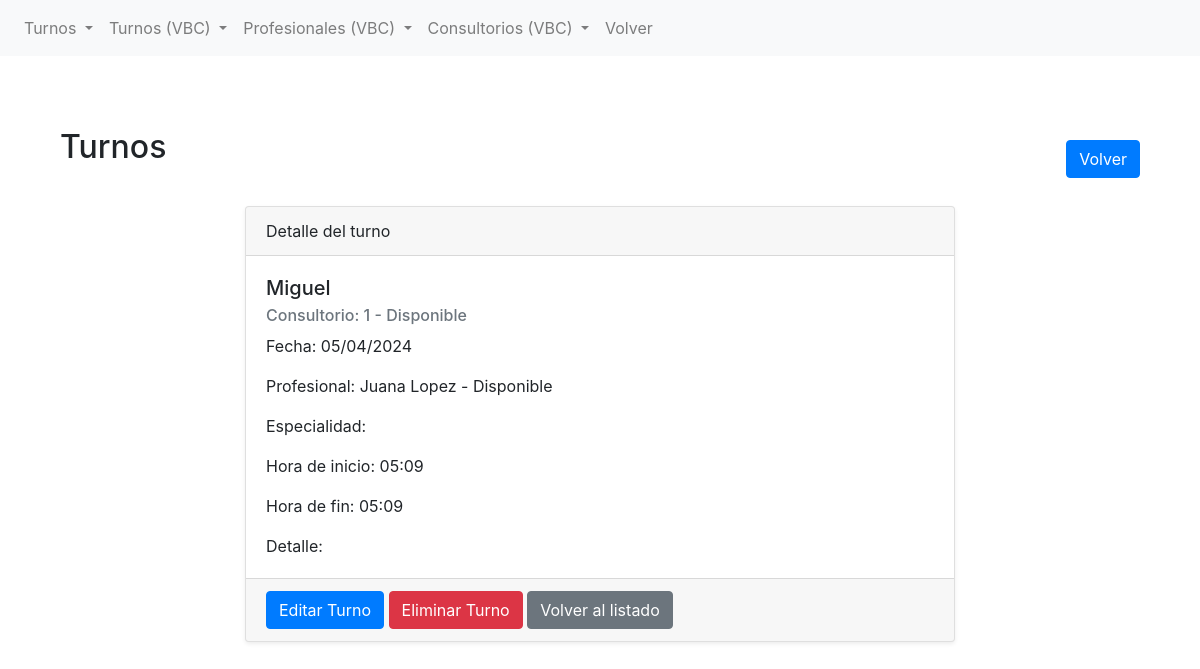
/reserva_turnos/vbc/turnos/6/detail, run on the app's committed database.
### reserva_turnos/models.py (models this page shows, shortened)
class Turnos(models.Model):
    nombre_de_usuario = models.CharField(max_length=50)
    consultorio = models.ForeignKey(Consultorio, on_delete=models.CASCADE, related_name='reservas')
    profesional = models.ForeignKey(Profesional, on_delete=models.CASCADE, default = True)
    fecha = models.DateField(default=timezone.now)
    hora_inicio = models.TimeField(default=timezone.now)
    hora_fin = models.TimeField(default=timezone.now)
    descripcion = models.TextField(blank=True, null=True)

class Consultorio(models.Model):
    nombre = models.CharField(max_length=100)
    disponible = models.BooleanField(default=True)
    descripcion = models.TextField(blank=True, null=True)
    def __str__(self):
        return f"{self.nombre} - {'Disponible' if self.disponible else 'No Disponible'} "

class Profesional(models.Model):
    nombre = models.CharField(max_length=100)
    disponible = models.BooleanField(default=True)
    especialidad = models.CharField(max_length=20)
    descripcion = models.TextField(blank=True, null=True)
    def __str__(self):
        return f"{self.nombre} - {'Disponible' if self.disponible else 'No Disponible'} "

### reserva_turnos/views.py (the view)
# urls.py: path("vbc/turnos/<int:pk>/detail", TurnosDetailView.as_view(), name='vbc_turnos_detail'),
class TurnosDetailView(DetailView):
    model = Turnos
    template_name = 'reserva_turnos/vbc/turnos_detail.html'
    context_object_name = 'turnos'

### reserva_turnos/templates/reserva_turnos/vbc/turnos_detail.html (shortened to what this page needs)
{% extends 'reserva_turnos/base.html' %}
{% block content %}
<section class="py-5">
    <div class="container">
        <div class="d-flex justify-content-between align-items-center mb-3">
            <h2 class="mb-4">Turnos</h2>
            <a href="{% url 'vbc_turnos_list' %}" class="btn btn-primary">Volver</a>
        </div>
        <div class="row">
            <div class="col-lg-8 mx-auto">
                <div class="card shadow-sm">
                    <div class="card-header">
                        Detalle del turno
                    </div>
                    <div class="card-body">
                        <h5 class="card-title">{{ turnos.nombre_de_usuario }}</h5>
                        <h6 class="card-subtitle mb-2 text-muted">Consultorio: {{ turnos.consultorio }}</h6>
                        <p class="card-text">Fecha: {{ turnos.fecha | date:"d/m/Y" }}</p>
                        <p class="card-text">Profesional: {{ turnos.profesional }}</p>
                        <p class="card-text">Especialidad: {{ profesional.especialidad }}</p>
                        <p class="card-text">Hora de inicio: {{ turnos.hora_inicio | date:"H:i" }}</p>
                        <p class="card-text">Hora de fin: {{ turnos.hora_fin | date:"H:i" }}</p>
                        <p class="card-text">Detalle: {{ turnos.descripcion }}</p>
                    </div>
                    <div class="card-footer text-muted">
                        <a href="{% url 'vbc_turnos_update' turnos.id %}" class="btn btn-primary">Editar Turno</a>
                        <a href="{% url 'vbc_turnos_delete' turnos.id %}" class="btn btn-danger">Eliminar Turno</a>
                        <a href="{% url 'vbc_turnos_list' %}" class="btn btn-secondary">Volver al listado</a>
                    </div>
                </div>
            </div>
        </div>
    </div>
</section>
{% endblock %}

### data on the page
Turnos: nombre_de_usuario "Miguel", consultorio "1 - Disponible", fecha "05/04/2024", profesional "Juana Lopez - Disponible", hora_inicio "05:09", hora_fin "05:09"
